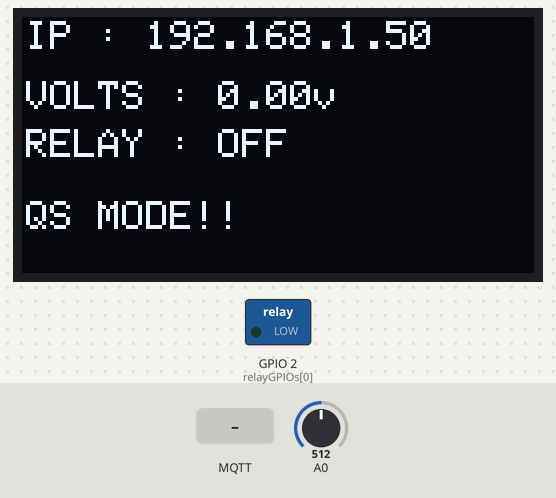
A sketch run on a simulated ESP8266 (NodeMCU). Shown: 128×64 one-colour display, switched loads named in the sketch (green lamp = pin HIGH). The inputs (shaded band) are chosen by the test bench; at power-on: A0 = 512. WiFi joins after 1.5 s; servers stay silent unless stated; no MQTT or app messages arrive unless stated; what the sketch prints to the serial monitor is not drawn.

Above: at 3.2 s.
3.3 s: A0 set to 873
At 4.5 s:
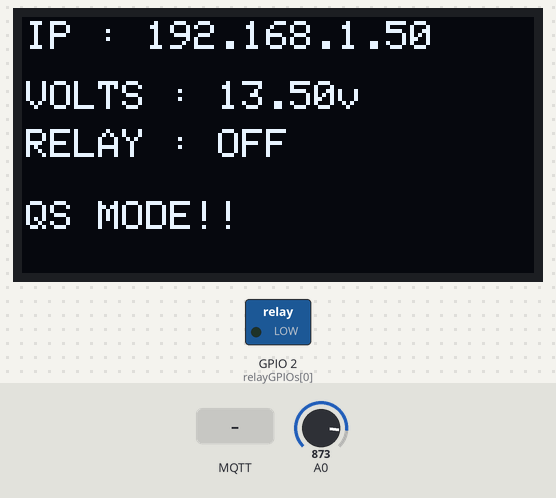
7.4 s: A0 set to 900
At 10.6 s:
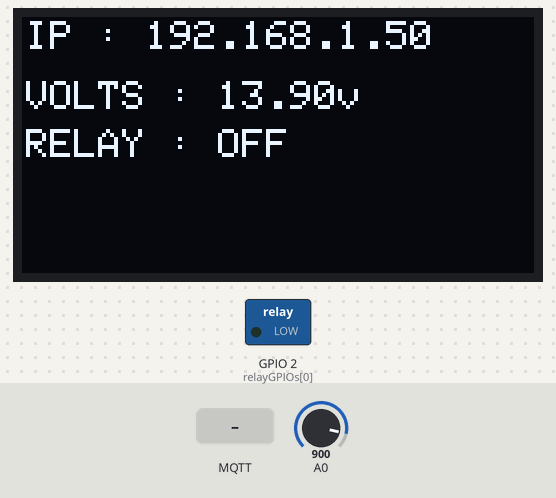
11.5 s: MQTT message "/esp8266/main" arrives on the first subscribed topic
At 13.1 s:
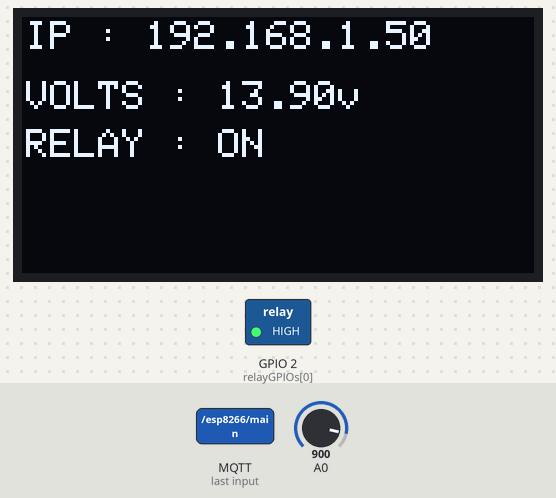
13.9 s: MQTT message "mains on" arrives on the first subscribed topic
At 14.5 s:
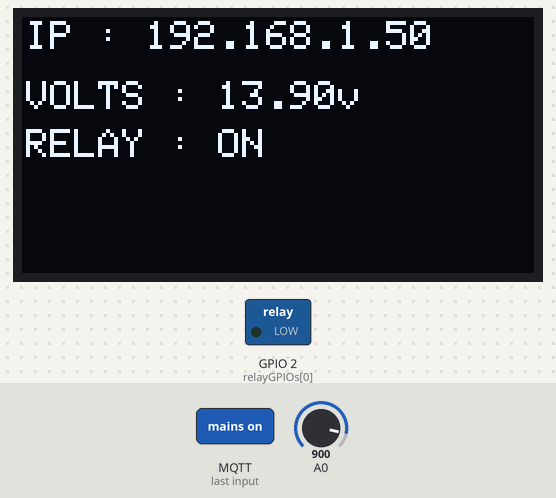
16.1 s: A0 set to 870
At 17.5 s:
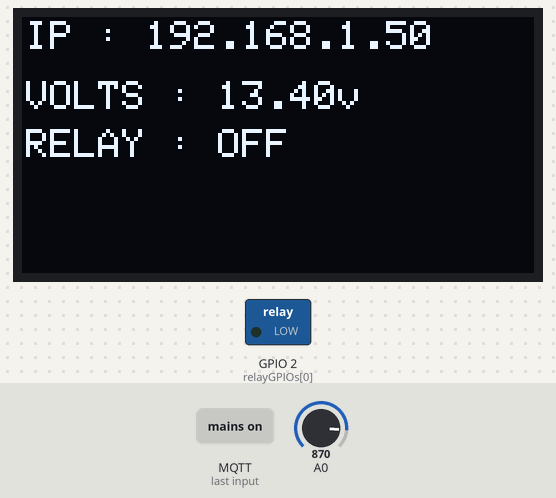
17.8 s: MQTT message "10" arrives on the second subscribed topic
At 18.5 s:
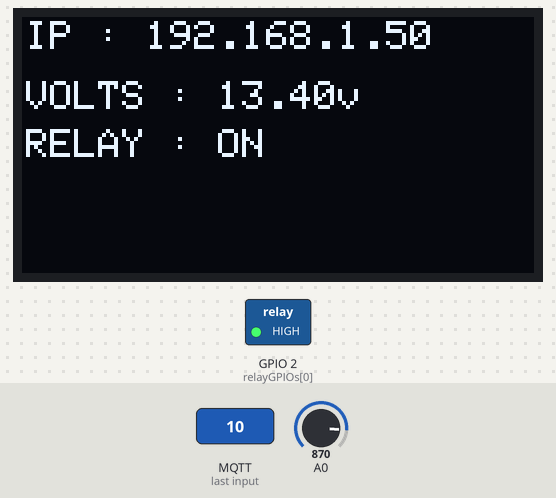
Timing chart, 0 to 20.5 s (numbered marks = the images above; inputs shaded):
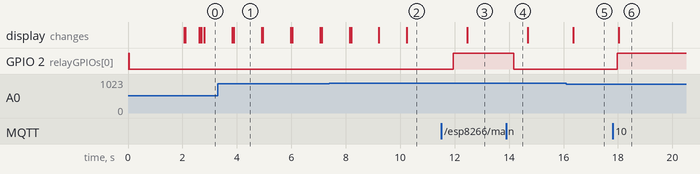

The sketch:

relaybox.ino
```cpp
#include <Adafruit_GFX.h>
#include <Adafruit_SSD1306.h>
#include <ESP8266WiFi.h>
#include <PubSubClient.h>
#include <SPI.h>
#include <Wire.h>

#define SCREEN_WIDTH 128 // OLED display width, in pixels
#define SCREEN_HEIGHT 64 // OLED display height, in pixels


// Declaration for SSD1306 display connected using software SPI (default case):
#define OLED_MOSI  14 //d1
#define OLED_CLK   16 //d0
#define OLED_DC    13
#define OLED_CS    15
#define OLED_RESET 12 //res
Adafruit_SSD1306 display(SCREEN_WIDTH, SCREEN_HEIGHT,OLED_MOSI, OLED_CLK, OLED_DC, OLED_RESET, OLED_CS);

// Set to true to define Relay as Normally Open (NO)
#define RELAY_NO    true
#define NUM_RELAYS  1
// Assign each GPIO to a relay
int relayGPIOs[NUM_RELAYS] = {2};

//Update these with values suitable for your network.
const char* ssid = "Blink-Speed";
const char* password = "12mt61r11";
const char* mqtt_server = "192.168.43.1";
  bool manual_mode=false;
  int    main;
  int    adc ;
  double v; //holds the volt
  double offset =0;
  char   d[5];

WiFiClient espClient;
PubSubClient client(espClient);

void setup_wifi() {
 delay(10);
  // We start by connecting to a WiFi network
  Serial.println();
  Serial.print("Connecting to ");
  Serial.println(ssid);

  WiFi.mode(WIFI_STA);
  WiFi.begin(ssid, password);
  digitalWrite(2,LOW);

  while (WiFi.status() != WL_CONNECTED) {
    delay(2000);
    Serial.print(".");

  //oled
  display.clearDisplay();
  display.setTextSize(1); // Draw 2X-scale text
  display.setTextColor(SSD1306_WHITE);
  display.setCursor(10, 0);
  display.println(F("connecting"));
  display.display();      // Show initial text
  display.startscrollleft(0x00, 0x0F);
  }
  display.stopscroll();

  //randomSeed(micros());

  Serial.println("");
  Serial.println("WiFi connected");
  Serial.println("IP address: ");
  Serial.println(WiFi.localIP());

  display.clearDisplay();
  display.setTextSize(1.5); // Draw 2X-scale text
  display.setTextColor(SSD1306_WHITE);
  display.setCursor(10, 20);
  display.println(F("connected"));//delay(500);
   //display.display();
  display.setCursor(12, 7);
  display.setTextSize(1); // Draw 2X-scale tex
  display.print(WiFi.localIP());display.display();
}

void callback(String topic, byte* payload, unsigned int length){
   Serial.print("Message arrived [");
   Serial.print(topic);
   Serial.print("] ");

  String str;
   for(int i = 0; i < length; i++){
      str=String(str+(char)payload[i]);
      }
      //Serial.println(str);

  if(topic.equals("/esp8266/main")  && manual_mode==false){
  if(str.equalsIgnoreCase("mains on")){
    Serial.println(" mains on ");
     main=1;
   }

  else{
    Serial.println(" mains off");
     main=0;
   }
   manual_mode=false;
  }

 if(manual_mode==true || topic.equals("/esp8266/man/r1"))
 {  manual_mode=true;
   if (topic.equals("/esp8266/man/r1") && str.equals("10")){
    digitalWrite(2, HIGH);//HIGH for no opto relay
    //digitalWrite(12, LOW);//HIGH for no opto relay
    Serial.println("Manual mode - mains off");
    main=0;
   }
  if (topic.equals("/esp8266/man/r1") && str.equals("11")){
    digitalWrite(2, LOW);//LOW for no opto relay
   // digitalWrite(12, HIGH);//LOW for no opto relay
    Serial.println("Manual mode - mains on");
    main=1;  manual_mode=false;
  }
 // manual_mode=true;
 }
}

void reconnect() {
 //Loop until we're reconnected
  while (!client.connected()) {
    Serial.print("Attempting MQTT connection...");
    display.clearDisplay();display.setCursor(10, 1);
    display.setTextSize(1.5); // Draw 2X-scale tex
    display.print("Connecting MQTT"); display.display();

    //Create a random client ID
    //String clientId = "ESP-Relaybox";
    //clientId += String(random(0xffff), HEX);
    // Attempt to connect
    if (client.connect("ESP-Relaybox")){
      Serial.println("connected");
      client.subscribe("/esp8266/main"); client.subscribe("/esp8266/man/r1");
      main=1; //fix for auto relay on after rst
      Serial.println (main);
  }
    else{
      Serial.print("failed, rc=");
      Serial.print(client.state());
      Serial.println(" try again in 5 seconds");
      delay(5000);
  }
 }
}

void setup() {
  Serial.begin(9600);
 // SSD1306_SWITCHCAPVCC = generate display voltage from 3.3V internally
  if(!display.begin(SSD1306_SWITCHCAPVCC)) {
    Serial.println(F("SSD1306 allocation failed"));
    for(;;); // Don't proceed, loop forever
  }
 // Clear the buffer
 // display.clearDisplay();

  for (int i=1; i<=NUM_RELAYS; i++) {
     pinMode(relayGPIOs[i-1], OUTPUT);
     if (RELAY_NO){
       digitalWrite(relayGPIOs[i-1], HIGH);
     }
     else {
         digitalWrite(relayGPIOs[i-1], LOW);
     }
  }
  setup_wifi();
    client.setServer(mqtt_server, 1883);
    client.setCallback(callback);
    //Print ESP8266 Local IP Address
    //Serial.println(WiFi.localIP());
}


 int table(){
 adc = analogRead(A0);// read the input
 // double v; //holds the volt
  Serial.println(String("ADC ")+adc);

  if (adc >= 967 && adc <= 944)
     v=14.9;
  else if(adc >= 960 && adc <= 966)
     v=14.8;
  else if(adc >= 952 && adc <= 959)
     v=14.7;
  else if(adc >= 945 && adc <= 951)
     v=14.6;
  else if(adc >= 937 && adc <= 944)
     v=14.5;
  else if(adc >= 930 && adc <= 936)
     v = 14.4;
  else if(adc >= 923 && adc <= 929)
     v = 14.3;
  else if(adc >= 917 && adc <=922)
     v =14.2;
  else if(adc >= 910 && adc <=916)
     v =14.1;
  else if(adc >= 903 && adc <=909)
     v =14.0;
  else if(adc >= 898 && adc <=902)
     v =13.9;
  else if(adc >= 891 && adc <=897)
     v =13.8;
  else if(adc >= 886 && adc <=890)
     v =13.7 ;
  else if(adc >= 880 && adc <=885)
     v =13.6;
  else if(adc >= 873 && adc <=879)
     v =13.5;
  else if(adc >= 866 && adc <=872 )
     v =13.4;
  else if(adc >= 859 && adc <=865 )
     v =13.3 ;
  else if(adc >= 852 && adc <=858 )
     v =13.2;
  else if(adc >= 845 && adc <=851 )
     v =13.1;
  else if(adc >= 838 && adc <=844)
     v =13.0;
  else if(adc >= 831 && adc <=837)
     v =12.9 ;
  else if(adc >= 826 && adc <=830)
     v =12.8 ;
  else if(adc >= 822 && adc <=825)
     v =12.7 ;
  else if(adc >= 815 && adc <=821)
     v =12.6;
  else if(adc >= 810 && adc <=814 )
     v =12.5 ;
  else if(adc >= 804 && adc <=809 )
     v =12.4  ;
  else if(adc >= 796 && adc <=803)
     v =12.3 ;
  else if(adc >= 790 && adc <=795)
     v =12.2 ;
  else if(adc >= 783 && adc <=789 )
     v =12.1 ;
  else if(adc >= 777 && adc <=782)
     v =12.0 ;
  else if(adc >= 770 && adc <=776)
     v =11.9 ;
  else if(adc >= 763 && adc <=769)
     v =11.8 ;
  else if(adc >= 756 && adc <=762)
     v =11.7;
  else if(adc >= 749 && adc <=755)
     v =11.6;
  else if(adc >= 743 && adc <=750)
     v =11.5 ;
  else if(adc >= 737 && adc <=742)
     v =11.4;
  else if(adc >= 730 && adc <=736)
     v =11.3;
  else if(adc >= 725 && adc <=729)
     v =11.2 ;
  else if(adc >= 720 && adc <=724)
     v =11.1;
  else if(adc >= 714 && adc <=719)
     v =11.0 ;
  else if(adc >= 706 && adc <=713)
     v =10.9 ;
  else if(adc >= 698 && adc <=705)
     v =10.8 ;
  else if(adc >= 693 && adc <=697)
     v =10.7 ;
  else if(adc >= 686 && adc <=692)
     v =10.6  ;
  else if(adc >= 679 && adc <=685)
     v =10.5  ;
  else if(adc >= 672 && adc <=678)
     v =10.4 ;
  else if(adc >= 666 && adc <=671)
     v =10.3  ;
  else if(adc >= 661 && adc <=663)
     v =10.2  ;
  else if(adc >= 648 && adc <=651)
     v =10.0  ;
  else if(adc >= 615 && adc <=618)
     v =9.5  ;
  else if(adc >= 603 && adc <=605)
     v =9.3  ;
  else if(adc >= 583 && adc <=585)
     v =9.0  ;
  else if(adc >= 1015 && adc <=1018)
     v =15.5  ;

   v=v+offset;
   Serial.print(String("volts : ")+ v);
   Serial.print(String(" ------- "));

    display.clearDisplay();display.setCursor(1, 16);
    display.setTextSize(1); // Draw 2X-scale tex
    display.print("VOLTS : ");display.print(v);display.println("v");
    display.setCursor(1, 28);
    display.print("RELAY : ");if((digitalRead(2))==1){display.print("ON");}else {display.print("OFF"); };
    display.setCursor(1, 1);
    display.print("IP : ");display.print(WiFi.localIP());display.display();
    display.display();
  } //table end

void loop(){
    delay (500);
    if (!client.connected()){
       reconnect();
     }
    client.loop();
    table();
    String v_str= String(v);
    v_str.toCharArray(d, v_str.length() + 1);
    client.publish("/esp8266/batt", d);

     if(main ==0 && v > 10.9){  //(voltage > 10.9)
        digitalWrite(2,HIGH);//HIGH for no opto relay
        //digitalWrite(10, LOW);//HIGH for no opto relay
        Serial.print("RELAYS ON"); Serial.print(String(" ------- "));
     }

    else if (main==1){
      digitalWrite(2, LOW);//LOW for no opto relay
     // digitalWrite(10, HIGH);//LOW for no opto relay
      Serial.print("RELAYS OFF");
        Serial.print(String(" ------- "));
     }

    //------status relay-------
    if((digitalRead(2))==1)
        client.publish("/status/r1","11");
    else
        client.publish("/status/r1","10");

    //------QUICK SAND------

    if(v <= 10.8){
     for( ; ; ) {

       table();
       digitalWrite(2, LOW);//LOW for no opto relay
       //digitalWrite(10, HIGH);//LOW for no opto relay
       Serial.print("QS");
       Serial.print(String(" ------- "));

       client.publish("/esp8266/batt", "QS");

        display.clearDisplay();display.setCursor(1, 16);
        display.setTextSize(1); // Draw 2X-scale tex
        display.print("VOLTS : ");display.print(v);display.println("v");
        display.setCursor(1, 28);
        display.print("RELAY : ");

        if ((digitalRead(2))==1) {
          display.print("ON");
          client.publish("/status/r1","11");
         }
        else {
            display.print("OFF");
            client.publish("/status/r1","10");
        }

        //display.display();
        display.setCursor(1, 46);
        display.setTextSize(1);
        display.print("QS MODE!! ");

         display.setCursor(1, 1);
         display.print("IP : ");display.print(WiFi.localIP());
         display.display();delay(1000);
       //break statement
      if(v >= 13.8) {
       Serial.println("ESC");
       client.publish("/esp8266/batt", "ESC");

        display.clearDisplay();display.setCursor(1, 16);
        display.setTextSize(1); // Draw 2X-scale tex
        display.print("VOLTS : ");display.print(v);display.println("v");
        display.setCursor(1, 28);
        display.print("RELAY : ");
        if((digitalRead(2))==1){display.print("ON");}else { display.print("OFF"); };
        //display.display();
        display.setCursor(1, 46);
        display.setTextSize(1); // Draw 2X-scale tex
        display.print("ESCAPE!! ");
        display.setCursor(1, 1);
        display.print("IP : "); display.print(WiFi.localIP());
        display.display();

        delay(500);
       break;
    }
   }
  }

 }
```

Measured:
- the behaviour switches between 890 and 891 on A0 (found by bisection; images 1 and 2)
- after the input at 3.3 s, the display: first changes after 0.53 s (image 1 shows a later state)
- after the input at 7.4 s, the display: changes after 0.74 s (image 2)
- after the input at 11.5 s, GPIO 2 (relayGPIOs[0]): LOW → HIGH after 0.44 s; the display: changes after 0.97 s (image 3)
- after the input at 13.9 s, GPIO 2 (relayGPIOs[0]): HIGH → LOW after 0.27 s
- after the input at 16.1 s, the display: changes after 0.25 s (image 5)
- after the input at 17.8 s, GPIO 2 (relayGPIOs[0]): LOW → HIGH after 0.18 s; the display: changes after 0.24 s (image 6)
